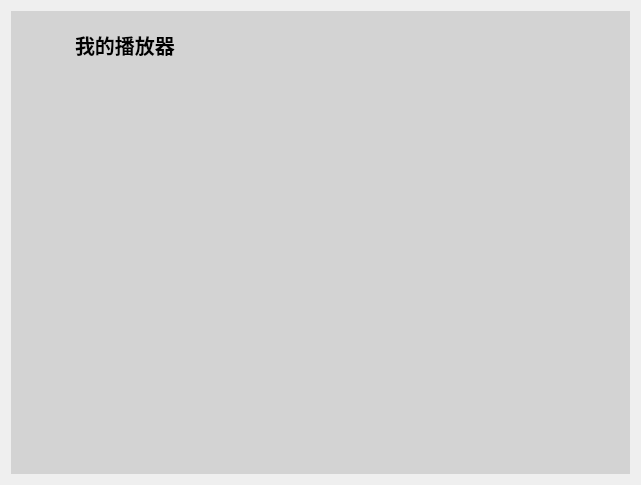
<?xml version="1.0" encoding="UTF-8"?>
<ui version="4.0">
 <class>SurfaceStyle</class>
 <widget class="QWidget" name="SurfaceStyle">
  <property name="geometry">
   <rect>
    <x>0</x>
    <y>0</y>
    <width>641</width>
    <height>485</height>
   </rect>
  </property>
  <property name="windowTitle">
   <string>Form</string>
  </property>
  <layout class="QGridLayout" name="gridLayout">
   <item row="0" column="0">
    <widget class="QWidget" name="widget_frame" native="true">
     <property name="styleSheet">
      <string notr="true">QWidget#widget_frame
{
background-color: rgba(0, 0, 0, 30);
}</string>
     </property>
     <layout class="QVBoxLayout" name="verticalLayout_2">
      <property name="spacing">
       <number>0</number>
      </property>
      <property name="leftMargin">
       <number>3</number>
      </property>
      <property name="topMargin">
       <number>3</number>
      </property>
      <property name="rightMargin">
       <number>3</number>
      </property>
      <property name="bottomMargin">
       <number>3</number>
      </property>
      <item>
       <widget class="QWidget" name="widget_back" native="true">
        <property name="styleSheet">
         <string notr="true"/>
        </property>
        <layout class="QVBoxLayout" name="verticalLayout_4">
         <property name="spacing">
          <number>0</number>
         </property>
         <property name="leftMargin">
          <number>1</number>
         </property>
         <property name="topMargin">
          <number>1</number>
         </property>
         <property name="rightMargin">
          <number>1</number>
         </property>
         <property name="bottomMargin">
          <number>1</number>
         </property>
         <item>
          <widget class="QWidget" name="widget_title" native="true">
           <property name="sizePolicy">
            <sizepolicy hsizetype="Preferred" vsizetype="Fixed">
             <horstretch>0</horstretch>
             <verstretch>0</verstretch>
            </sizepolicy>
           </property>
           <property name="minimumSize">
            <size>
             <width>100</width>
             <height>60</height>
            </size>
           </property>
           <layout class="QHBoxLayout" name="horizontalLayout_2">
            <property name="spacing">
             <number>0</number>
            </property>
            <property name="leftMargin">
             <number>0</number>
            </property>
            <property name="topMargin">
             <number>0</number>
            </property>
            <property name="rightMargin">
             <number>0</number>
            </property>
            <property name="bottomMargin">
             <number>0</number>
            </property>
            <item>
             <widget class="QLabel" name="lab_Ico">
              <property name="sizePolicy">
               <sizepolicy hsizetype="Minimum" vsizetype="Preferred">
                <horstretch>0</horstretch>
                <verstretch>0</verstretch>
               </sizepolicy>
              </property>
              <property name="minimumSize">
               <size>
                <width>60</width>
                <height>60</height>
               </size>
              </property>
              <property name="text">
               <string/>
              </property>
              <property name="alignment">
               <set>Qt::AlignCenter</set>
              </property>
             </widget>
            </item>
            <item>
             <widget class="QLabel" name="lab_Title">
              <property name="sizePolicy">
               <sizepolicy hsizetype="Expanding" vsizetype="Preferred">
                <horstretch>0</horstretch>
                <verstretch>0</verstretch>
               </sizepolicy>
              </property>
              <property name="styleSheet">
               <string notr="true">font: 10pt &quot;微软雅黑&quot;;
font-size:20px;
font-weight:bold;</string>
              </property>
              <property name="text">
               <string>我的播放器</string>
              </property>
              <property name="alignment">
               <set>Qt::AlignLeading|Qt::AlignLeft|Qt::AlignVCenter</set>
              </property>
             </widget>
            </item>
            <item>
             <widget class="QWidget" name="widget_menu" native="true">
              <property name="sizePolicy">
               <sizepolicy hsizetype="Minimum" vsizetype="Preferred">
                <horstretch>0</horstretch>
                <verstretch>0</verstretch>
               </sizepolicy>
              </property>
              <layout class="QHBoxLayout" name="horizontalLayout">
               <property name="spacing">
                <number>0</number>
               </property>
               <property name="leftMargin">
                <number>0</number>
               </property>
               <property name="topMargin">
                <number>0</number>
               </property>
               <property name="rightMargin">
                <number>0</number>
               </property>
               <property name="bottomMargin">
                <number>0</number>
               </property>
               <item>
                <widget class="QPushButton" name="btnMenu">
                 <property name="sizePolicy">
                  <sizepolicy hsizetype="Minimum" vsizetype="Expanding">
                   <horstretch>0</horstretch>
                   <verstretch>0</verstretch>
                  </sizepolicy>
                 </property>
                 <property name="minimumSize">
                  <size>
                   <width>31</width>
                   <height>0</height>
                  </size>
                 </property>
                 <property name="cursor">
                  <cursorShape>ArrowCursor</cursorShape>
                 </property>
                 <property name="focusPolicy">
                  <enum>Qt::NoFocus</enum>
                 </property>
                 <property name="toolTip">
                  <string>菜单</string>
                 </property>
                 <property name="text">
                  <string/>
                 </property>
                 <property name="flat">
                  <bool>true</bool>
                 </property>
                </widget>
               </item>
               <item>
                <widget class="QPushButton" name="btnMenu_Min">
                 <property name="sizePolicy">
                  <sizepolicy hsizetype="Minimum" vsizetype="Expanding">
                   <horstretch>0</horstretch>
                   <verstretch>0</verstretch>
                  </sizepolicy>
                 </property>
                 <property name="minimumSize">
                  <size>
                   <width>31</width>
                   <height>0</height>
                  </size>
                 </property>
                 <property name="cursor">
                  <cursorShape>ArrowCursor</cursorShape>
                 </property>
                 <property name="focusPolicy">
                  <enum>Qt::NoFocus</enum>
                 </property>
                 <property name="toolTip">
                  <string>最小化</string>
                 </property>
                 <property name="text">
                  <string/>
                 </property>
                 <property name="flat">
                  <bool>true</bool>
                 </property>
                </widget>
               </item>
               <item>
                <widget class="QPushButton" name="btnMenu_Max">
                 <property name="sizePolicy">
                  <sizepolicy hsizetype="Minimum" vsizetype="Expanding">
                   <horstretch>0</horstretch>
                   <verstretch>0</verstretch>
                  </sizepolicy>
                 </property>
                 <property name="minimumSize">
                  <size>
                   <width>31</width>
                   <height>0</height>
                  </size>
                 </property>
                 <property name="cursor">
                  <cursorShape>ArrowCursor</cursorShape>
                 </property>
                 <property name="focusPolicy">
                  <enum>Qt::NoFocus</enum>
                 </property>
                 <property name="toolTip">
                  <string>最大化</string>
                 </property>
                 <property name="text">
                  <string/>
                 </property>
                 <property name="flat">
                  <bool>true</bool>
                 </property>
                </widget>
               </item>
               <item>
                <widget class="QPushButton" name="btnMenu_Close">
                 <property name="sizePolicy">
                  <sizepolicy hsizetype="Minimum" vsizetype="Expanding">
                   <horstretch>0</horstretch>
                   <verstretch>0</verstretch>
                  </sizepolicy>
                 </property>
                 <property name="minimumSize">
                  <size>
                   <width>40</width>
                   <height>0</height>
                  </size>
                 </property>
                 <property name="cursor">
                  <cursorShape>ArrowCursor</cursorShape>
                 </property>
                 <property name="focusPolicy">
                  <enum>Qt::NoFocus</enum>
                 </property>
                 <property name="toolTip">
                  <string>关闭</string>
                 </property>
                 <property name="text">
                  <string/>
                 </property>
                 <property name="flat">
                  <bool>true</bool>
                 </property>
                </widget>
               </item>
              </layout>
             </widget>
            </item>
           </layout>
          </widget>
         </item>
         <item>
          <widget class="QWidget" name="widget" native="true">
           <property name="sizePolicy">
            <sizepolicy hsizetype="Preferred" vsizetype="Expanding">
             <horstretch>0</horstretch>
             <verstretch>0</verstretch>
            </sizepolicy>
           </property>
           <layout class="QVBoxLayout" name="verticalLayout_3">
            <property name="spacing">
             <number>0</number>
            </property>
            <property name="leftMargin">
             <number>0</number>
            </property>
            <property name="topMargin">
             <number>0</number>
            </property>
            <property name="rightMargin">
             <number>0</number>
            </property>
            <property name="bottomMargin">
             <number>0</number>
            </property>
            <item>
             <layout class="QVBoxLayout" name="verticalLayout_content"/>
            </item>
           </layout>
          </widget>
         </item>
        </layout>
       </widget>
      </item>
     </layout>
    </widget>
   </item>
  </layout>
 </widget>
 <resources/>
 <connections/>
</ui>
